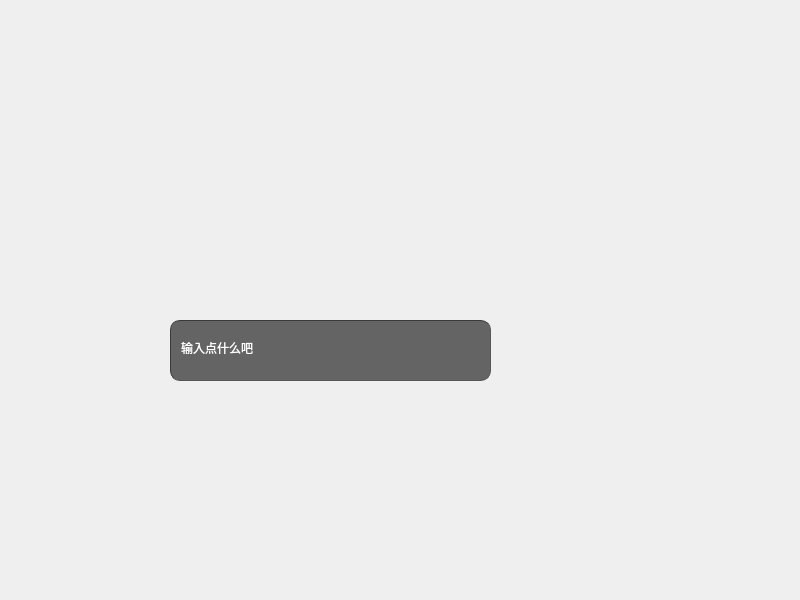
<?xml version="1.0" encoding="UTF-8"?>
<ui version="4.0">
 <class>Widget</class>
 <widget class="QWidget" name="Widget">
  <property name="geometry">
   <rect>
    <x>0</x>
    <y>0</y>
    <width>800</width>
    <height>600</height>
   </rect>
  </property>
  <property name="windowTitle">
   <string>Widget</string>
  </property>
  <widget class="QLineEdit" name="lineEdit">
   <property name="geometry">
    <rect>
     <x>170</x>
     <y>320</y>
     <width>321</width>
     <height>61</height>
    </rect>
   </property>
   <property name="styleSheet">
    <string notr="true">QLineEdit {
 border-width: 1px; 
 border-radius: 10px;
 border-color: rgb(58, 58, 58);
 border-style: inset;
 padding: 0 8px;
 color: rgb(255, 255, 255);
 background:rgb(100, 100, 100);
 selection-background-color: rgb(187, 187, 187);
 selection-color: rgb(60, 63, 65);
}
</string>
   </property>
   <property name="text">
    <string>输入点什么吧</string>
   </property>
  </widget>
 </widget>
 <resources/>
 <connections/>
</ui>
